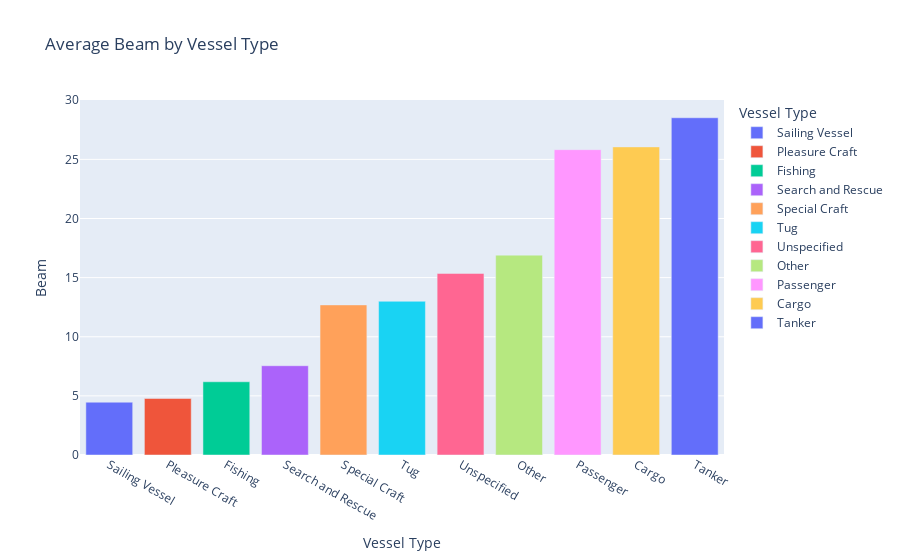

The code cell stored with this chart in its notebook:
### Markdown cell above
Cargo, Passenger and Tanker vessels have the biggest length.

### Code cell
px.bar(df.groupby(['type_summary'],as_index=False).mean().sort_values('beam'), 
       x='type_summary', y='beam', color='type_summary', 
       title='Average Beam by Vessel Type',
      labels={'type_summary': 'Vessel Type', 'beam':'Beam'})

### Figure 1 — Plotly figure (JSON) as saved in the notebook; plotly's stock layout.template omitted (floating-point values rounded to 4 significant figures)
{"data": [{"alignmentgroup": "True", "hovertemplate": "Vessel Type=%{x}<br>Beam=%{y}<extra></extra>", "legendgroup": "Sailing Vessel", "marker": {"color": "#636efa"}, "name": "Sailing Vessel", "offsetgroup": "Sailing Vessel", "orientation": "v", "showlegend": true, "textposition": "auto", "type": "bar", "x": ["Sailing Vessel"], "xaxis": "x", "y": [4.467], "yaxis": "y"}, {"alignmentgroup": "True", "hovertemplate": "Vessel Type=%{x}<br>Beam=%{y}<extra></extra>", "legendgroup": "Pleasure Craft", "marker": {"color": "#EF553B"}, "name": "Pleasure Craft", "offsetgroup": "Pleasure Craft", "orientation": "v", "showlegend": true, "textposition": "auto", "type": "bar", "x": ["Pleasure Craft"], "xaxis": "x", "y": [4.781], "yaxis": "y"}, {"alignmentgroup": "True", "hovertemplate": "Vessel Type=%{x}<br>Beam=%{y}<extra></extra>", "legendgroup": "Fishing", "marker": {"color": "#00cc96"}, "name": "Fishing", "offsetgroup": "Fishing", "orientation": "v", "showlegend": true, "textposition": "auto", "type": "bar", "x": ["Fishing"], "xaxis": "x", "y": [6.192], "yaxis": "y"}, {"alignmentgroup": "True", "hovertemplate": "Vessel Type=%{x}<br>Beam=%{y}<extra></extra>", "legendgroup": "Search and Rescue", "marker": {"color": "#ab63fa"}, "name": "Search and Rescue", "offsetgroup": "Search and Rescue", "orientation": "v", "showlegend": true, "textposition": "auto", "type": "bar", "x": ["Search and Rescue"], "xaxis": "x", "y": [7.55], "yaxis": "y"}, {"alignmentgroup": "True", "hovertemplate": "Vessel Type=%{x}<br>Beam=%{y}<extra></extra>", "legendgroup": "Special Craft", "marker": {"color": "#FFA15A"}, "name": "Special Craft", "offsetgroup": "Special Craft", "orientation": "v", "showlegend": true, "textposition": "auto", "type": "bar", "x": ["Special Craft"], "xaxis": "x", "y": [12.69], "yaxis": "y"}, {"alignmentgroup": "True", "hovertemplate": "Vessel Type=%{x}<br>Beam=%{y}<extra></extra>", "legendgroup": "Tug", "marker": {"color": "#19d3f3"}, "name": "Tug", "offsetgroup": "Tug", "orientation": "v", "showlegend": true, "textposition": "auto", "type": "bar", "x": ["Tug"], "xaxis": "x", "y": [13], "yaxis": "y"}, {"alignmentgroup": "True", "hovertemplate": "Vessel Type=%{x}<br>Beam=%{y}<extra></extra>", "legendgroup": "Unspecified", "marker": {"color": "#FF6692"}, "name": "Unspecified", "offsetgroup": "Unspecified", "orientation": "v", "showlegend": true, "textposition": "auto", "type": "bar", "x": ["Unspecified"], "xaxis": "x", "y": [15.35], "yaxis": "y"}, {"alignmentgroup": "True", "hovertemplate": "Vessel Type=%{x}<br>Beam=%{y}<extra></extra>", "legendgroup": "Other", "marker": {"color": "#B6E880"}, "name": "Other", "offsetgroup": "Other", "orientation": "v", "showlegend": true, "textposition": "auto", "type": "bar", "x": ["Other"], "xaxis": "x", "y": [16.9], "yaxis": "y"}, {"alignmentgroup": "True", "hovertemplate": "Vessel Type=%{x}<br>Beam=%{y}<extra></extra>", "legendgroup": "Passenger", "marker": {"color": "#FF97FF"}, "name": "Passenger", "offsetgroup": "Passenger", "orientation": "v", "showlegend": true, "textposition": "auto", "type": "bar", "x": ["Passenger"], "xaxis": "x", "y": [25.82], "yaxis": "y"}, {"alignmentgroup": "True", "hovertemplate": "Vessel Type=%{x}<br>Beam=%{y}<extra></extra>", "legendgroup": "Cargo", "marker": {"color": "#FECB52"}, "name": "Cargo", "offsetgroup": "Cargo", "orientation": "v", "showlegend": true, "textposition": "auto", "type": "bar", "x": ["Cargo"], "xaxis": "x", "y": [26.05], "yaxis": "y"}, {"alignmentgroup": "True", "hovertemplate": "Vessel Type=%{x}<br>Beam=%{y}<extra></extra>", "legendgroup": "Tanker", "marker": {"color": "#636efa"}, "name": "Tanker", "offsetgroup": "Tanker", "orientation": "v", "showlegend": true, "textposition": "auto", "type": "bar", "x": ["Tanker"], "xaxis": "x", "y": [28.52], "yaxis": "y"}], "layout": {"barmode": "relative", "legend": {"title": {"text": "Vessel Type"}, "tracegroupgap": 0}, "title": {"text": "Average Beam by Vessel Type"}, "xaxis": {"anchor": "y", "categoryarray": ["Sailing Vessel", "Pleasure Craft", "Fishing", "Search and Rescue", "Special Craft", "Tug", "Unspecified", "Other", "Passenger", "Cargo", "Tanker"], "categoryorder": "array", "domain": [0, 1], "title": {"text": "Vessel Type"}}, "yaxis": {"anchor": "x", "domain": [0, 1], "title": {"text": "Beam"}}}}
